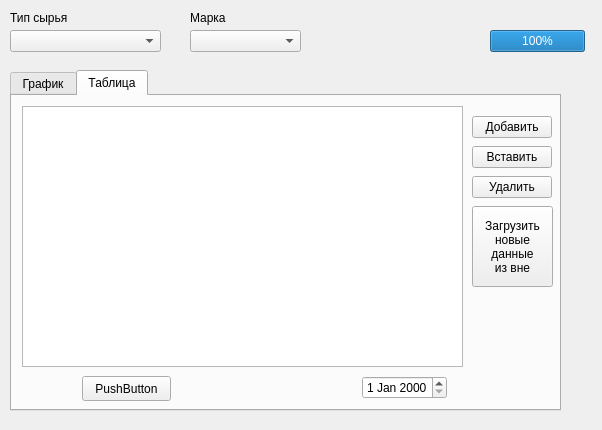
<?xml version="1.0" encoding="UTF-8"?>
<ui version="4.0">
 <class>ViewData</class>
 <widget class="QWidget" name="ViewData">
  <property name="geometry">
   <rect>
    <x>0</x>
    <y>0</y>
    <width>602</width>
    <height>430</height>
   </rect>
  </property>
  <property name="windowTitle">
   <string>Form</string>
  </property>
  <widget class="QTabWidget" name="tabWidget">
   <property name="geometry">
    <rect>
     <x>10</x>
     <y>70</y>
     <width>551</width>
     <height>341</height>
    </rect>
   </property>
   <property name="currentIndex">
    <number>1</number>
   </property>
   <widget class="QWidget" name="tab">
    <property name="enabled">
     <bool>true</bool>
    </property>
    <property name="contextMenuPolicy">
     <enum>Qt::DefaultContextMenu</enum>
    </property>
    <property name="accessibleName">
     <string comment="График"/>
    </property>
    <attribute name="title">
     <string>График</string>
    </attribute>
    <widget class="QWidget" name="widget" native="true">
     <property name="geometry">
      <rect>
       <x>10</x>
       <y>10</y>
       <width>521</width>
       <height>291</height>
      </rect>
     </property>
     <widget class="QComboBox" name="Asix_X">
      <property name="geometry">
       <rect>
        <x>420</x>
        <y>20</y>
        <width>86</width>
        <height>25</height>
       </rect>
      </property>
     </widget>
     <widget class="QComboBox" name="Asix_Y">
      <property name="geometry">
       <rect>
        <x>420</x>
        <y>60</y>
        <width>86</width>
        <height>25</height>
       </rect>
      </property>
     </widget>
     <widget class="QLabel" name="label_3">
      <property name="geometry">
       <rect>
        <x>370</x>
        <y>20</y>
        <width>41</width>
        <height>16</height>
       </rect>
      </property>
      <property name="text">
       <string>Ось X</string>
      </property>
     </widget>
     <widget class="QLabel" name="label_5">
      <property name="geometry">
       <rect>
        <x>370</x>
        <y>60</y>
        <width>41</width>
        <height>17</height>
       </rect>
      </property>
      <property name="text">
       <string>Ось Y</string>
      </property>
     </widget>
    </widget>
   </widget>
   <widget class="QWidget" name="tab_2">
    <attribute name="title">
     <string>Таблица</string>
    </attribute>
    <widget class="QTableView" name="tableView">
     <property name="geometry">
      <rect>
       <x>10</x>
       <y>10</y>
       <width>441</width>
       <height>261</height>
      </rect>
     </property>
    </widget>
    <widget class="QDateEdit" name="dateEdit">
     <property name="geometry">
      <rect>
       <x>350</x>
       <y>280</y>
       <width>85</width>
       <height>23</height>
      </rect>
     </property>
    </widget>
    <widget class="QPushButton" name="ButtonAddRow">
     <property name="geometry">
      <rect>
       <x>460</x>
       <y>20</y>
       <width>80</width>
       <height>22</height>
      </rect>
     </property>
     <property name="text">
      <string>Добавить</string>
     </property>
    </widget>
    <widget class="QPushButton" name="ButtonDeleteRow">
     <property name="geometry">
      <rect>
       <x>460</x>
       <y>80</y>
       <width>80</width>
       <height>22</height>
      </rect>
     </property>
     <property name="text">
      <string>Удалить</string>
     </property>
    </widget>
    <widget class="QPushButton" name="ButtonPasteRow">
     <property name="geometry">
      <rect>
       <x>460</x>
       <y>50</y>
       <width>80</width>
       <height>22</height>
      </rect>
     </property>
     <property name="text">
      <string>Вставить</string>
     </property>
    </widget>
    <widget class="QPushButton" name="ButtonUploadData">
     <property name="geometry">
      <rect>
       <x>460</x>
       <y>110</y>
       <width>81</width>
       <height>81</height>
      </rect>
     </property>
     <property name="font">
      <font>
       <stylestrategy>PreferDefault</stylestrategy>
      </font>
     </property>
     <property name="layoutDirection">
      <enum>Qt::LeftToRight</enum>
     </property>
     <property name="text">
      <string>Загрузить
новые 
данные
из вне</string>
     </property>
    </widget>
    <widget class="QPushButton" name="pushButton">
     <property name="geometry">
      <rect>
       <x>70</x>
       <y>280</y>
       <width>89</width>
       <height>25</height>
      </rect>
     </property>
     <property name="text">
      <string>PushButton</string>
     </property>
    </widget>
   </widget>
  </widget>
  <widget class="QProgressBar" name="progressBar">
   <property name="enabled">
    <bool>true</bool>
   </property>
   <property name="geometry">
    <rect>
     <x>490</x>
     <y>30</y>
     <width>95</width>
     <height>22</height>
    </rect>
   </property>
   <property name="value">
    <number>100</number>
   </property>
   <property name="textVisible">
    <bool>true</bool>
   </property>
  </widget>
  <widget class="QLabel" name="label_2">
   <property name="geometry">
    <rect>
     <x>190</x>
     <y>10</y>
     <width>51</width>
     <height>16</height>
    </rect>
   </property>
   <property name="text">
    <string>Марка</string>
   </property>
  </widget>
  <widget class="QComboBox" name="Mark">
   <property name="geometry">
    <rect>
     <x>190</x>
     <y>30</y>
     <width>111</width>
     <height>22</height>
    </rect>
   </property>
  </widget>
  <widget class="QComboBox" name="TypeMaterial">
   <property name="geometry">
    <rect>
     <x>10</x>
     <y>30</y>
     <width>151</width>
     <height>22</height>
    </rect>
   </property>
  </widget>
  <widget class="QLabel" name="label">
   <property name="geometry">
    <rect>
     <x>10</x>
     <y>10</y>
     <width>81</width>
     <height>16</height>
    </rect>
   </property>
   <property name="text">
    <string>Тип сырья</string>
   </property>
  </widget>
 </widget>
 <resources/>
 <connections/>
</ui>
